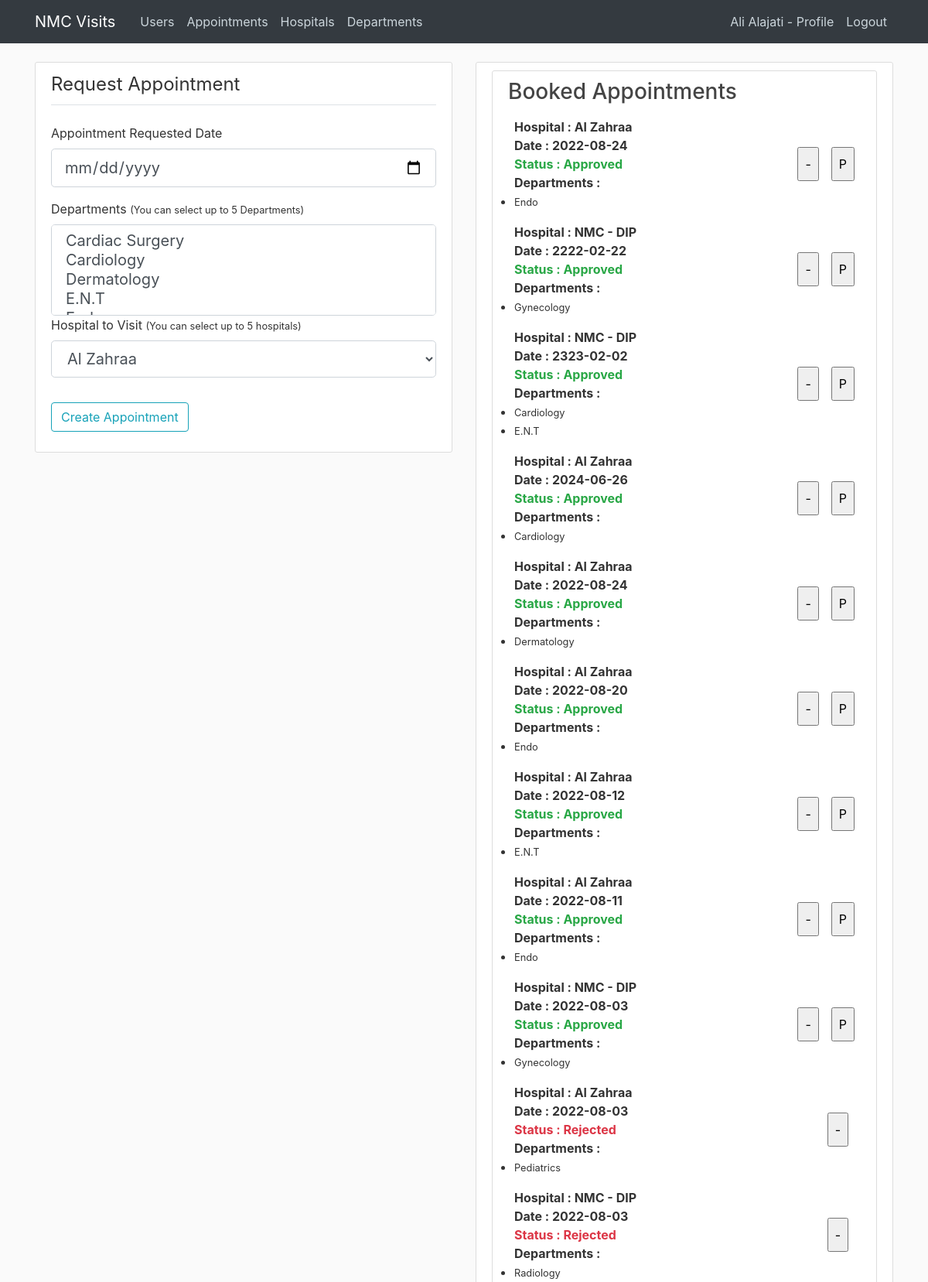
The app's page /createAppointment (signed in, upper part) with its own data.
### nmcvisits/models.py (models this page shows, shortened)
class User(db.Model, UserMixin):
    id = db.Column(db.Integer, primary_key=True)
    username = db.Column(db.String(100), nullable=False)
    email = db.Column(db.String(100), unique=True, nullable=False)
    password = db.Column(db.String(), nullable=False)
    company = db.Column(db.String())
    jobTitle = db.Column(db.String())
    phone = db.Column(db.String())
    imageFile = db.Column(db.String(20), nullable=False, default='default.jpg')
    role = db.Column(db.String(20), nullable=False, default="Visitor")
    notes = db.Column(db.String(300))
    appointments = db.relationship('Appointment', backref='visitor', lazy=True)

class Appointment(db.Model):
    id = db.Column(db.Integer, primary_key=True)
    appointmentDate = db.Column(db.DateTime, nullable=False)
    creationDate = db.Column(db.DateTime, nullable=False, default=datetime.now)
    status = db.Column(db.String(20), nullable=False, default='Pending Approval')
    visitor_id = db.Column(db.Integer, db.ForeignKey('user.id'), nullable=False)
    hospital_id = db.Column(db.Integer, db.ForeignKey('hospital.id'), nullable=False)
    departments = db.relationship('VisitedDepartments', backref='visitedDepartments', lazy=True)
    hospital = db.relationship('Hospital', backref='hospital', lazy=True)

class Hospital(db.Model):
    id = db.Column(db.Integer, primary_key=True)
    name = db.Column(db.String(50), nullable=False)
    address = db.Column(db.String(100), nullable=False)
    city = db.Column(db.String(50), nullable=False)
    departments = db.relationship('HospitalDepartments', backref='hospitalDepartments', lazy=True)
    visitingDays = db.relationship('HospitalDaysToVisit', backref='visitingHospitalDays', lazy=True)

class VisitedDepartments(db.Model):
    id = db.Column(db.Integer, primary_key=True)
    appointment_id = db.Column(db.Integer, db.ForeignKey('appointment.id'), nullable=False)
    department_id = db.Column(db.Integer, db.ForeignKey('departments.id'), nullable=False)
    departmentNames = db.relationship('Departments', backref='departments', lazy=True)

class Departments(db.Model):
    id = db.Column(db.Integer, primary_key=True)
    name = db.Column(db.String(50), nullable=False, unique=True)

### nmcvisits/routes.py (the view, shortened to what this page needs)
@app.route("/createAppointment", methods=["POST", "GET"])
@login_required
@isProfileComplete
def createAppointment():
    form = CreateAppointment()
    appointments = []
    appointments = Appointment.query.filter_by(visitor_id=current_user.id)
    return render_template("createAppointment.html", sidebar = 6, form=form, appointments=appointments)

### nmcvisits/forms.py (shortened to what this page needs)
class CreateAppointment(FlaskForm):
    appointmentDate = DateField("Appointment Requested Date", validators=[DataRequired()])
    hospital = SelectField("Hospital to Visit", validators=[DataRequired()], choices=getHospitals)
    department = SelectMultipleField("Departments", validators=[DataRequired()], choices=getDepartments)
    submit = SubmitField('Create Appointment')

### nmcvisits/forms.py (called while the page is built)
def getHospitals():
    hospitals = []
    rows = Hospital.query.all()
    for row in rows:
        hospitals.append((row.id,row.name))
    return hospitals

### nmcvisits/helpers.py (called while the page is built)
def getDepartments():
    departments = []
    for row in Departments.query.all():
        departments.append(row.name)
        departments.sort()
    return departments

### nmcvisits/models.py (called while the page is built)
@login_manager.user_loader
def load_user(user_id):
    return User.query.get(int(user_id))

### nmcvisits/templates/createAppointment.html (shortened to what this page needs)
{% extends "layout.html" %}
{% block body %}
    <div class="content-section">
        <form method="Post" action="">
            <fieldset class="form-group">
                <legend class="border-bottom mb-4 pb-2">Request Appointment</legend>
                <div class="form-group">
                    {{ form.appointmentDate.label(class="form-control-label") }}
                    {% if form.appointmentDate.errors %}
                        {{ form.appointmentDate(class="form-control form-control-lg is-invalid") }}
                        <div class="invalid-feedback">
                            {% for error in form.appointmentDate.errors %}
                                <span>{{ error }}</span>
                            {% endfor %}
                        </div>
                    {% else %}
                        {{ form.appointmentDate(class="form-control form-control-lg") }}
                    {% endif %}
                </div>
                <div class="form-group">
                    {{ form.department.label(class="form-control-label") }}
                    <small class="muted">(You can select up to 5 Departments)</small>
                    {% if form.department.errors %}
                        {{ form.department(class="form-control form-control-lg is-invalid") }}
                        <div class="invalid-feedback">
                            {% for error in form.department.errors %}
                                <span>{{ error }}</span>
                            {% endfor %}
                        </div>
                    {% else %}
                        {{ form.department(class="form-control form-control-lg") }}
                    {% endif %}
                    <div class="form-group">
                        {{ form.hospital.label(class="form-control-label") }}
                        <small class="muted">(You can select up to 5 hospitals)</small>
                        {% if form.hospital.errors %}
                            {{ form.hospital(class="form-control form-control-lg is-invalid") }}
                            <div class="invalid-feedback">
                                {% for error in form.hospital.errors %}
                                    <span>{{ error }}</span>
                                {% endfor %}
                            </div>
                        {% else %}
                            {{ form.hospital(class="form-control form-control-lg") }}
                        {% endif %}
                </div>
            </fieldset>
            <div class="form-group">
                {{ form.submit(class="btn btn-outline-info") }}
            </div>
        </form>
    </div>
{% endblock %}
{% block side %}
<div class="content-section">
    {% if appointments %}
    <h3>Booked Appointments</h3>
        <ul class="list-group">
            {% for appointment in appointments %}
                    <div class="d-flex flex-fill flex-row align-content-stretch p-2">
                            <div class="align-self-stretch align-items-center">
                                <div class="align-content-stretch">
                                    <strong>
                                        Hospital : {{appointment.hospital.name}} <br>
                                    </strong>
                                    <strong>
                                        Date : {{appointment.appointmentDate.date()}} <br>
                                    </strong>
                                        {% if appointment.status == "Approved" %}
                                        <strong class="text-success">Status : {{appointment.status}}</strong><br>
                                        {% elif appointment.status == "Rejected" %}
                                        <strong class="text-danger">Status : {{appointment.status}}</strong><br>
                                        {% else %}
                                        <strong>Status : {{appointment.status}}</strong><br>
                                        {% endif %}
                                    <strong>
                                        Departments :
                                    </strong>
                                </div>
                                {% for dpt in appointment.departments %}
                                    <li>
                                        <small>{{dpt.departmentNames.name}}</small>
                                    </li>
                                {% endfor %}
                            </div>
                            <div class="d-flex ml-auto align-content-end align-items-center">
                                <form class="d-flex flex-fill flex-row p-2" method="Post" action="{{url_for('deleteAppointment')}}">
                                    <input class="p-2" type="submit" name="submitbutton" id="submitbutton" value="-">
                                </form>
                                {% if appointment.status == "Approved" %}
                                <form action="{{url_for('printAppointment')}}" method="Post">
                                    <input class="p-2 ml-2" type="submit" value="P">
                                </form>
                                {% endif %}
                            </div>
                    </div>
            {% endfor %}
        </ul>
</div>
{% else %}
<h3>No Booked Appointments</h3>
{% endif %}
{% endblock %}

### nmcvisits/templates/layout.html (shortened to what this page needs)
<!DOCTYPE html>
<html>
<head>
    <link rel="stylesheet" href="https://maxcdn.bootstrapcdn.com/bootstrap/4.0.0/css/bootstrap.min.css">
    <link rel="stylesheet" type="text/css" href="{{ url_for('static', filename='styles.css') }}">
</head>
<body>
    <header class="site-header">
      <nav class="navbar navbar-expand-md navbar-dark bg-dark fixed-top">
        <div class="container">
          <a class="navbar-brand mr-4" href="/">NMC Visits</a>
          <div class="collapse navbar-collapse" id="navbarToggle">
            <div class="navbar-nav mr-auto">
              {% if current_user.role == "Admin" %}
              <a class="nav-item nav-link" href="{{ url_for('users') }}">Users</a>
              <a class="nav-item nav-link" href="{{ url_for('appointments') }}">Appointments</a>
              <a class="nav-item nav-link" href="{{ url_for('hospitals') }}">Hospitals</a>
              <a class="nav-item nav-link" href="{{ url_for('departments') }}">Departments</a>
              {% endif %}
            </div>
            <div class="navbar-nav">
              {% if current_user.is_authenticated %}
              <a class="nav-item nav-link" href="{{ url_for('profile') }}">{{current_user.username}} - Profile</a>
              <a class="nav-item nav-link" href="{{ url_for('logout') }}">Logout</a>
              {% else %}
              <a class="nav-item nav-link" href="{{ url_for('login') }}">Login</a>
              <a class="nav-item nav-link" href="{{ url_for('register') }}">Register</a>
              {% endif %}
            </div>
          </div>
        </div>
      </nav>
    </header>
    <main role="main" class="container">
      <div class="row">
        {% if sidebar %}
        <div class="col-md-{{12-sidebar}}">
        {% else %}
        <div class="col-md-12">
        {% endif %}
          {% block body %}
          {% endblock %}
        </div>
        {% if sidebar %}
        <div class="col-md-{{sidebar}}">
          <div class="content-section">
            {% block side %}
            {% endblock %}
          </div>
        </div>
        {% endif %}
      </div>
    </main>
</body>
</html>

### nmcvisits/static/styles.css (style rules this page uses)
body { background: #fafafa; color: #333333; margin-top: 5rem; }
h1, h2, h3, h4, h5, h6 { color: #444444; }
.site-header .navbar-nav .nav-link { color: #cbd5db; }
.content-section { background: #ffffff; padding: 10px 20px; border: 1px solid #dddddd; border-radius: 3px; margin-bottom: 20px; }

### records on screen
User: username "Ali Alajati"
Appointment: hospital.name "Al Zahraa", appointmentDate "2022-08-24", status "Approved"
VisitedDepartments: departmentNames.name "Endo"
Appointment: hospital.name "NMC - DIP", appointmentDate "2222-02-22", status "Approved"
VisitedDepartments: departmentNames.name "Gynecology"
Appointment: hospital.name "NMC - DIP", appointmentDate "2323-02-02", status "Approved"
VisitedDepartments: departmentNames.name "Cardiology"
VisitedDepartments: departmentNames.name "E.N.T"
Appointment: hospital.name "Al Zahraa", appointmentDate "2024-06-26", status "Approved"
VisitedDepartments: departmentNames.name "Cardiology"
Appointment: hospital.name "Al Zahraa", appointmentDate "2022-08-24", status "Approved"
VisitedDepartments: departmentNames.name "Dermatology"
Appointment: hospital.name "Al Zahraa", appointmentDate "2022-08-20", status "Approved"
VisitedDepartments: departmentNames.name "Endo"
Appointment: hospital.name "Al Zahraa", appointmentDate "2022-08-12", status "Approved"
VisitedDepartments: departmentNames.name "E.N.T"
Appointment: hospital.name "Al Zahraa", appointmentDate "2022-08-11", status "Approved"
VisitedDepartments: departmentNames.name "Endo"
Appointment: hospital.name "NMC - DIP", appointmentDate "2022-08-03", status "Approved"
VisitedDepartments: departmentNames.name "Gynecology"
Appointment: hospital.name "Al Zahraa", appointmentDate "2022-08-03", status "Rejected"
VisitedDepartments: departmentNames.name "Pediatrics"
Appointment: hospital.name "NMC - DIP", appointmentDate "2022-08-03", status "Rejected"
VisitedDepartments: departmentNames.name "Radiology"
